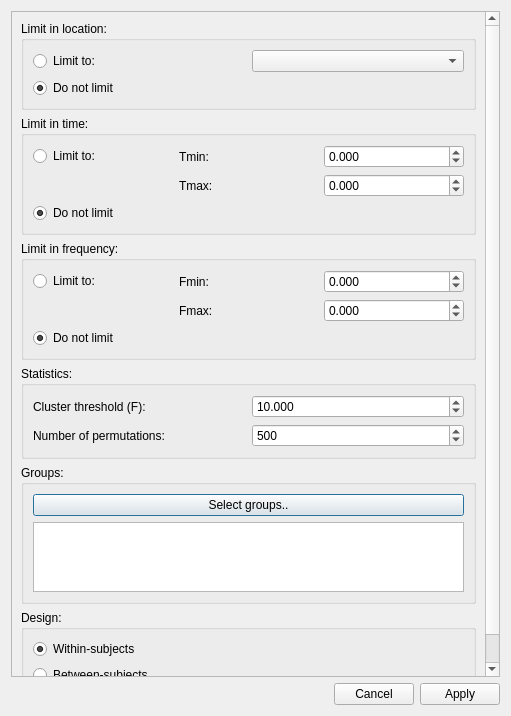
<?xml version="1.0" encoding="UTF-8"?>
<ui version="4.0">
 <class>permutationTestDialog</class>
 <widget class="QDialog" name="permutationTestDialog">
  <property name="geometry">
   <rect>
    <x>0</x>
    <y>0</y>
    <width>511</width>
    <height>716</height>
   </rect>
  </property>
  <property name="windowTitle">
   <string>Meggie - Permutation tests</string>
  </property>
  <layout class="QGridLayout" name="gridLayout">
   <item row="0" column="0">
    <widget class="QScrollArea" name="scrollArea">
     <property name="minimumSize">
      <size>
       <width>0</width>
       <height>0</height>
      </size>
     </property>
     <property name="verticalScrollBarPolicy">
      <enum>Qt::ScrollBarAsNeeded</enum>
     </property>
     <property name="horizontalScrollBarPolicy">
      <enum>Qt::ScrollBarAsNeeded</enum>
     </property>
     <property name="sizeAdjustPolicy">
      <enum>QAbstractScrollArea::AdjustToContents</enum>
     </property>
     <property name="widgetResizable">
      <bool>true</bool>
     </property>
     <widget class="QWidget" name="scrollAreaWidgetContents">
      <property name="geometry">
       <rect>
        <x>0</x>
        <y>0</y>
        <width>477</width>
        <height>719</height>
       </rect>
      </property>
      <property name="minimumSize">
       <size>
        <width>0</width>
        <height>0</height>
       </size>
      </property>
      <layout class="QGridLayout" name="gridLayout_2">
       <item row="1" column="0">
        <widget class="QGroupBox" name="groupBoxTime">
         <property name="title">
          <string>Limit in time:</string>
         </property>
         <layout class="QGridLayout" name="gridLayout_4">
          <item row="0" column="2">
           <widget class="QDoubleSpinBox" name="doubleSpinBoxTimeTmin">
            <property name="decimals">
             <number>3</number>
            </property>
            <property name="minimum">
             <double>-10000.000000000000000</double>
            </property>
            <property name="maximum">
             <double>10000.000000000000000</double>
            </property>
            <property name="singleStep">
             <double>0.100000000000000</double>
            </property>
           </widget>
          </item>
          <item row="2" column="0">
           <widget class="QRadioButton" name="radioButtonTimeDisabled">
            <property name="text">
             <string>Do not limit</string>
            </property>
            <property name="checked">
             <bool>true</bool>
            </property>
           </widget>
          </item>
          <item row="0" column="0">
           <widget class="QRadioButton" name="radioButtonTimeEnabled">
            <property name="text">
             <string>Limit to:</string>
            </property>
           </widget>
          </item>
          <item row="0" column="1">
           <widget class="QLabel" name="labelTimeTmin">
            <property name="text">
             <string>Tmin:</string>
            </property>
           </widget>
          </item>
          <item row="1" column="1">
           <widget class="QLabel" name="labelTimeTmax">
            <property name="text">
             <string>Tmax:</string>
            </property>
           </widget>
          </item>
          <item row="1" column="2">
           <widget class="QDoubleSpinBox" name="doubleSpinBoxTimeTmax">
            <property name="decimals">
             <number>3</number>
            </property>
            <property name="minimum">
             <double>-10000.000000000000000</double>
            </property>
            <property name="maximum">
             <double>10000.000000000000000</double>
            </property>
            <property name="singleStep">
             <double>0.100000000000000</double>
            </property>
           </widget>
          </item>
         </layout>
        </widget>
       </item>
       <item row="2" column="0">
        <widget class="QGroupBox" name="groupBoxFrequency">
         <property name="title">
          <string>Limit in frequency:</string>
         </property>
         <layout class="QGridLayout" name="gridLayout_5">
          <item row="0" column="2">
           <widget class="QDoubleSpinBox" name="doubleSpinBoxFrequencyFmin">
            <property name="decimals">
             <number>3</number>
            </property>
            <property name="minimum">
             <double>-10000.000000000000000</double>
            </property>
            <property name="maximum">
             <double>10000.000000000000000</double>
            </property>
            <property name="singleStep">
             <double>0.100000000000000</double>
            </property>
           </widget>
          </item>
          <item row="0" column="0">
           <widget class="QRadioButton" name="radioButtonFrequencyEnabled">
            <property name="text">
             <string>Limit to:</string>
            </property>
           </widget>
          </item>
          <item row="0" column="1">
           <widget class="QLabel" name="labelFrequencyFmin">
            <property name="text">
             <string>Fmin:</string>
            </property>
           </widget>
          </item>
          <item row="1" column="1">
           <widget class="QLabel" name="labelFrequencyFmax">
            <property name="text">
             <string>Fmax:</string>
            </property>
           </widget>
          </item>
          <item row="2" column="0">
           <widget class="QRadioButton" name="radioButtonFrequencyDisabled">
            <property name="text">
             <string>Do not limit</string>
            </property>
            <property name="checked">
             <bool>true</bool>
            </property>
           </widget>
          </item>
          <item row="1" column="2">
           <widget class="QDoubleSpinBox" name="doubleSpinBoxFrequencyFmax">
            <property name="decimals">
             <number>3</number>
            </property>
            <property name="minimum">
             <double>-10000.000000000000000</double>
            </property>
            <property name="maximum">
             <double>10000.000000000000000</double>
            </property>
            <property name="singleStep">
             <double>0.100000000000000</double>
            </property>
           </widget>
          </item>
         </layout>
        </widget>
       </item>
       <item row="3" column="0">
        <widget class="QGroupBox" name="groupBoxStatistics">
         <property name="title">
          <string>Statistics:</string>
         </property>
         <layout class="QGridLayout" name="gridLayout_6">
          <item row="0" column="1">
           <widget class="QDoubleSpinBox" name="doubleSpinBoxClusterThreshold">
            <property name="decimals">
             <number>3</number>
            </property>
            <property name="maximum">
             <double>10000.000000000000000</double>
            </property>
            <property name="value">
             <double>10.000000000000000</double>
            </property>
           </widget>
          </item>
          <item row="0" column="0">
           <widget class="QLabel" name="labelClusterThreshold">
            <property name="text">
             <string>Cluster threshold (F):</string>
            </property>
           </widget>
          </item>
          <item row="1" column="0">
           <widget class="QLabel" name="labelNPermutations">
            <property name="text">
             <string>Number of permutations:</string>
            </property>
           </widget>
          </item>
          <item row="1" column="1">
           <widget class="QSpinBox" name="spinBoxNPermutations">
            <property name="maximum">
             <number>1000000000</number>
            </property>
            <property name="singleStep">
             <number>100</number>
            </property>
            <property name="value">
             <number>500</number>
            </property>
           </widget>
          </item>
         </layout>
        </widget>
       </item>
       <item row="4" column="0">
        <widget class="QGroupBox" name="groupBoxGroups">
         <property name="title">
          <string>Groups:</string>
         </property>
         <layout class="QFormLayout" name="formLayout">
          <item row="0" column="0" colspan="2">
           <widget class="QPushButton" name="pushButtonGroups">
            <property name="text">
             <string>Select groups..</string>
            </property>
           </widget>
          </item>
          <item row="1" column="0" colspan="2">
           <widget class="QListWidget" name="listWidgetGroups"/>
          </item>
         </layout>
        </widget>
       </item>
       <item row="6" column="0">
        <spacer name="verticalSpacer">
         <property name="orientation">
          <enum>Qt::Vertical</enum>
         </property>
         <property name="sizeHint" stdset="0">
          <size>
           <width>20</width>
           <height>40</height>
          </size>
         </property>
        </spacer>
       </item>
       <item row="0" column="0">
        <widget class="QGroupBox" name="groupBoxLocation">
         <property name="title">
          <string>Limit in location:</string>
         </property>
         <layout class="QGridLayout" name="gridLayout_3">
          <item row="0" column="1">
           <widget class="QComboBox" name="comboBoxLocation"/>
          </item>
          <item row="1" column="0">
           <widget class="QRadioButton" name="radioButtonLocationDisabled">
            <property name="text">
             <string>Do not limit</string>
            </property>
            <property name="checked">
             <bool>true</bool>
            </property>
           </widget>
          </item>
          <item row="0" column="0">
           <widget class="QRadioButton" name="radioButtonLocationEnabled">
            <property name="text">
             <string>Limit to:</string>
            </property>
           </widget>
          </item>
         </layout>
        </widget>
       </item>
       <item row="5" column="0">
        <widget class="QGroupBox" name="groupBoxDesign">
         <property name="title">
          <string>Design:</string>
         </property>
         <layout class="QGridLayout" name="gridLayout_7">
          <item row="0" column="0">
           <widget class="QRadioButton" name="radioButtonWithinSubjects">
            <property name="text">
             <string>Within-subjects</string>
            </property>
            <property name="checked">
             <bool>true</bool>
            </property>
           </widget>
          </item>
          <item row="1" column="0">
           <widget class="QRadioButton" name="radioButtonBetweenSubjects">
            <property name="text">
             <string>Between-subjects</string>
            </property>
           </widget>
          </item>
         </layout>
        </widget>
       </item>
      </layout>
     </widget>
    </widget>
   </item>
   <item row="1" column="0">
    <layout class="QHBoxLayout" name="horizontalLayout">
     <item>
      <spacer name="horizontalSpacer">
       <property name="orientation">
        <enum>Qt::Horizontal</enum>
       </property>
       <property name="sizeHint" stdset="0">
        <size>
         <width>40</width>
         <height>20</height>
        </size>
       </property>
      </spacer>
     </item>
     <item>
      <widget class="QPushButton" name="pushButtonCancel">
       <property name="text">
        <string>Cancel</string>
       </property>
      </widget>
     </item>
     <item>
      <widget class="QPushButton" name="pushButtonApply">
       <property name="text">
        <string>Apply</string>
       </property>
      </widget>
     </item>
    </layout>
   </item>
  </layout>
 </widget>
 <resources/>
 <connections>
  <connection>
   <sender>pushButtonCancel</sender>
   <signal>clicked()</signal>
   <receiver>permutationTestDialog</receiver>
   <slot>reject()</slot>
   <hints>
    <hint type="sourcelabel">
     <x>116</x>
     <y>197</y>
    </hint>
    <hint type="destinationlabel">
     <x>18</x>
     <y>131</y>
    </hint>
   </hints>
  </connection>
  <connection>
   <sender>pushButtonApply</sender>
   <signal>clicked()</signal>
   <receiver>permutationTestDialog</receiver>
   <slot>accept()</slot>
   <hints>
    <hint type="sourcelabel">
     <x>319</x>
     <y>197</y>
    </hint>
    <hint type="destinationlabel">
     <x>47</x>
     <y>149</y>
    </hint>
   </hints>
  </connection>
 </connections>
 <slots>
  <slot>acceptBatch()</slot>
 </slots>
</ui>
